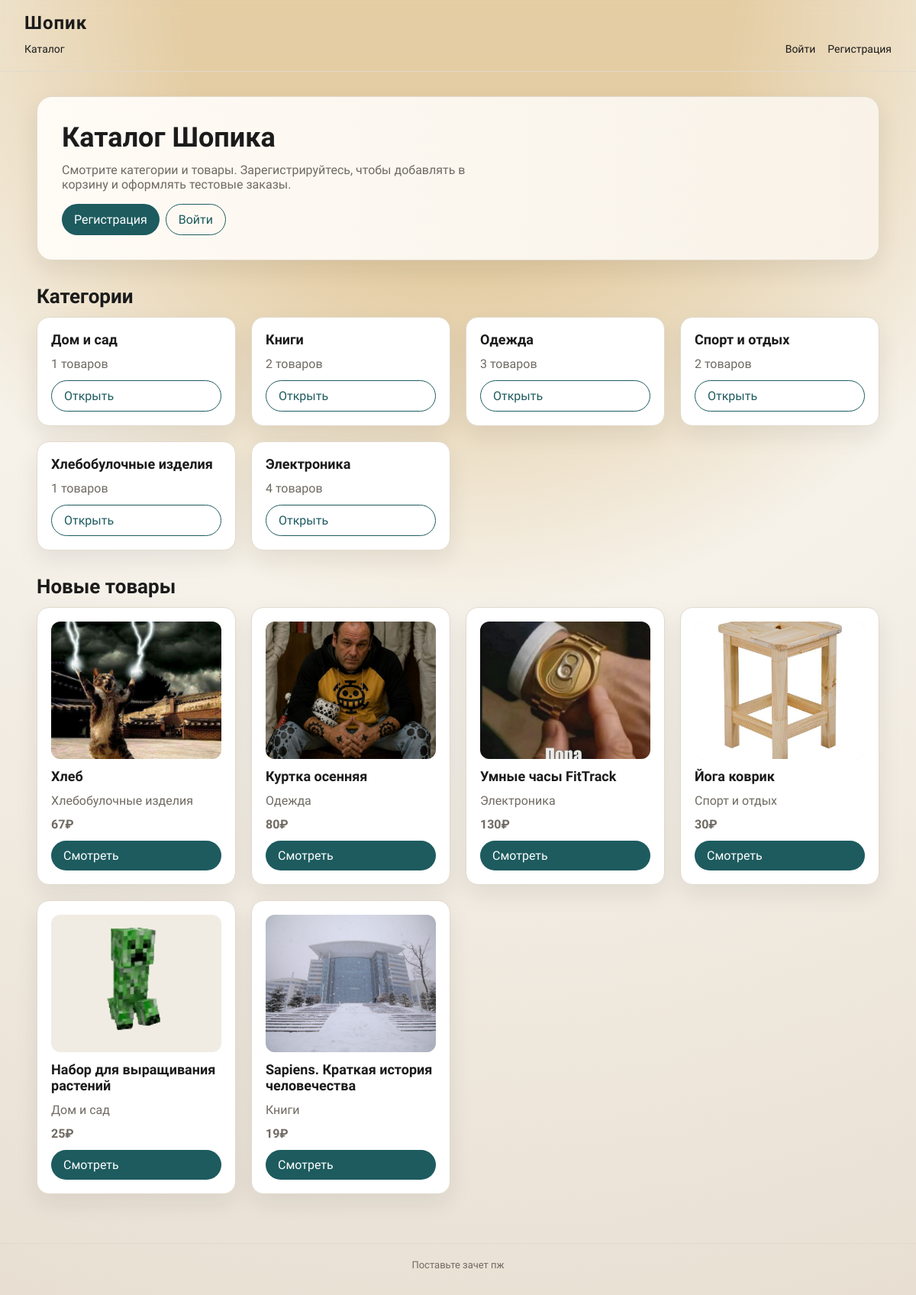
The page / on the database its author committed.
### tables this page shows
CREATE TABLE categories (
            id INTEGER PRIMARY KEY AUTOINCREMENT,
            name TEXT NOT NULL
        );

CREATE TABLE products (
            id INTEGER PRIMARY KEY AUTOINCREMENT,
            category_id INTEGER NULL,
            name TEXT NOT NULL,
            description TEXT NOT NULL,
            price REAL NOT NULL,
            image_path TEXT NULL,
            is_active INTEGER NOT NULL DEFAULT 1,
            FOREIGN KEY (category_id) REFERENCES categories(id) ON DELETE SET NULL
        );

### db.php (called while the page is built, shortened)
<?php
function db(): PDO
{
    $dbPath = __DIR__ . '/data/shop.sqlite';
    $pdo = new PDO('sqlite:' . $dbPath);
    $pdo->setAttribute(PDO::ATTR_ERRMODE, PDO::ERRMODE_EXCEPTION);
    $pdo->exec('PRAGMA foreign_keys = ON');
    return $pdo;
}
function e($value): string
{
    return htmlspecialchars((string) $value, ENT_QUOTES, 'UTF-8');
}
function current_user(): ?array
{
    if (empty($_SESSION['user_id'])) {
        return null;
    }
    $stmt = db()->prepare('SELECT id, email, role FROM users WHERE id = ?');
    $stmt->execute([$_SESSION['user_id']]);
    $user = $stmt->fetch(PDO::FETCH_ASSOC) ?: null;
    $cached = $user;
    return $cached;
}
function is_logged_in(): bool
{
    return current_user() !== null;
}

### index.php (the view, shortened to what this page needs)
<?php
require_once __DIR__ . '/db.php';
$pdo = db();
$stmt = $pdo->query(
    'SELECT c.id, c.name, COUNT(p.id) AS product_count
     FROM categories c
     LEFT JOIN products p ON p.category_id = c.id AND p.is_active = 1
     GROUP BY c.id
     ORDER BY c.name'
);
$categories = $stmt->fetchAll(PDO::FETCH_ASSOC);
$stmt = $pdo->query(
    'SELECT p.id, p.name, p.description, p.price, p.image_path, c.name AS category_name
     FROM products p
     LEFT JOIN categories c ON c.id = p.category_id
     WHERE p.is_active = 1
     ORDER BY p.id DESC
     LIMIT 6'
);
$products = $stmt->fetchAll(PDO::FETCH_ASSOC);
include __DIR__ . '/partials/header.php';
?>
<section class="hero">
    <h1>Каталог Шопика</h1>
    <p>Смотрите категории и товары. Зарегистрируйтесь, чтобы добавлять в корзину и оформлять тестовые заказы.</p>
    <?php if (!is_logged_in()): ?>
        <div class="inline-form" style="margin-top: 16px;">
            <a class="button" href="/register.php">Регистрация</a>
            <a class="button secondary" href="/login.php">Войти</a>
        </div>
    <?php endif; ?>
</section>
<section>
    <h2 class="section-title">Категории</h2>
    <div class="grid">
        <?php foreach ($categories as $category): ?>
            <div class="card">
                <h3><?= e($category['name']) ?></h3>
                <p><?= (int) $category['product_count'] ?> товаров</p>
                <a class="button secondary" href="/category.php?id=<?= (int) $category['id'] ?>">Открыть</a>
            </div>
        <?php endforeach; ?>
    </div>
</section>
<section>
    <h2 class="section-title">Новые товары</h2>
    <div class="grid">
        <?php foreach ($products as $product): ?>
            <div class="card">
                <?php if ($product['image_path']): ?>
                    <img class="product-image" src="<?= e($product['image_path']) ?>" alt="<?= e($product['name']) ?>">
                <?php else: ?>
                    <div class="product-image"></div>
                <?php endif; ?>
                <h3><?= e($product['name']) ?></h3>
                <p><?= e($product['category_name'] ?? 'Без категории') ?></p>
                <p class="price"><?= number_format((float) $product['price'], 0) ?>₽</p>
                <a class="button" href="/product.php?id=<?= (int) $product['id'] ?>">Смотреть</a>
            </div>
        <?php endforeach; ?>
    </div>
</section>
<?php include __DIR__ . '/partials/footer.php'; ?>

### assets/css/style.css (style rules this page uses)
:root { --bg: #f6f2ea; --bg-accent: #e8dfd2; --ink: #1b1b1b; --muted: #6f6a63; --accent: #1d5b5f; --accent-2: #c07c2d; --card: #ffffff; --line: #e1d9cb; --shadow: 0 12px 30px rgba(27, 27, 27, 0.08); }
* { box-sizing: border-box; }
body { margin: 0; font-family: 'Source Sans 3', sans-serif; color: var(--ink); background: radial-gradient(circle at top, #e4cda4 20%, var(--bg) 45%, var(--bg-accent) 100%); min-height: 100vh; }
.hero { padding: 32px; border-radius: 20px; background: linear-gradient(90deg, #fffbf5, #f8f2e8); box-shadow: var(--shadow); border: 1px solid var(--line); }
.hero h1 { margin: 0 0 12px; font-size: 36px; font-weight: 600; }
.hero p { margin: 0; color: var(--muted); max-width: 560px; }
.section-title { font-size: 26px; margin: 0 0 12px; font-weight: 600; }
.grid { display: grid; grid-template-columns: repeat(auto-fit, minmax(240px, 1fr)); gap: 20px; }
.card { background: var(--card); border: 1px solid var(--line); border-radius: 16px; padding: 18px; box-shadow: var(--shadow); display: flex; flex-direction: column; gap: 12px; }
.card h3 { margin: 0; font-size: 18px; }
.card p { margin: 0; color: var(--muted); }
.card .price { font-weight: 600; }
.product-image { width: 100%; height: 180px; border-radius: 12px; object-fit: cover; background: #f1ece3; }
.button, button { border: none; border-radius: 999px; padding: 10px 16px; background: var(--accent); color: white; font-weight: 500; cursor: pointer; text-decoration: none; display: inline-flex; align-items: center; gap: 6px; }
.button.secondary, button.secondary { background: transparent; color: var(--accent); border: 1px solid var(--accent); }
.inline-form { display: flex; gap: 8px; flex-wrap: wrap; }

### rows shown on the page
categories: name "Дом и сад", product_count "1"
categories: name "Книги", product_count "2"
categories: name "Одежда", product_count "3"
categories: name "Спорт и отдых", product_count "2"
categories: name "Хлебобулочные изделия", product_count "1"
categories: name "Электроника", product_count "4"
products: image_path (picture), name "Хлеб", category.name "Хлебобулочные изделия", price "67"
products: image_path (picture), name "Куртка осенняя", category.name "Одежда", price "80"
products: image_path (picture), name "Умные часы FitTrack", category.name "Электроника", price "130"
products: image_path (picture), name "Йога коврик", category.name "Спорт и отдых", price "30"
products: image_path (picture), name "Набор для выращивания растений", category.name "Дом и сад", price "25"
products: image_path (picture), name "Sapiens. Краткая история человечества", category.name "Книги", price "19"
